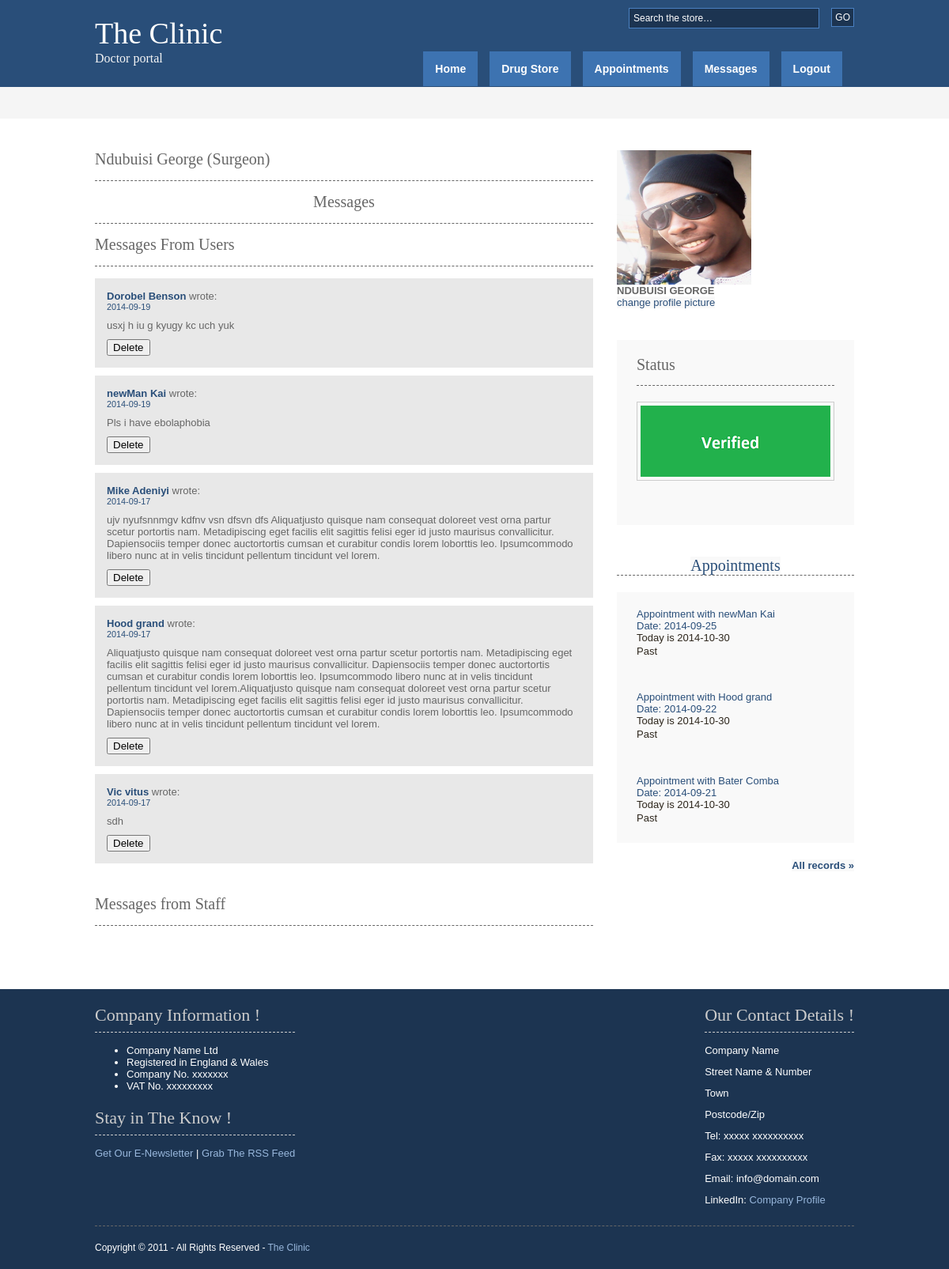
/Enter/doctor/messages.php (signed in), run on the app's committed database.
### tables this page shows
CREATE TABLE IF NOT EXISTS `messagesfromusers` (
  `id` int(9) NOT NULL AUTO_INCREMENT,
  `docId` int(9) NOT NULL,
  `userid` int(9) NOT NULL,
  `message` text NOT NULL,
  `date` date NOT NULL,
  `deleated` varchar(10) NOT NULL DEFAULT 'false',
  PRIMARY KEY (`id`),
  KEY `docId` (`docId`,`userid`),
  KEY `userid` (`userid`)
);

CREATE TABLE IF NOT EXISTS `users` (
  `id` int(9) NOT NULL AUTO_INCREMENT,
  `fname` varchar(20) NOT NULL,
  `lname` varchar(20) NOT NULL,
  `email` varchar(100) NOT NULL,
  `password` varchar(20) NOT NULL,
  `phone` varchar(40) NOT NULL,
  `gender` varchar(9) NOT NULL,
  `userName` varchar(20) NOT NULL,
  `profilepic` varchar(500) NOT NULL DEFAULT 'user/images/boss.jpg',
  `released` varchar(10) NOT NULL DEFAULT 'false',
  PRIMARY KEY (`id`),
  UNIQUE KEY `email` (`email`,`phone`)
);

CREATE TABLE IF NOT EXISTS `doctor` (
  `id` int(9) NOT NULL AUTO_INCREMENT,
  `fname` varchar(20) NOT NULL,
  `lname` varchar(20) NOT NULL,
  `email` varchar(100) NOT NULL,
  `phone` varchar(40) NOT NULL,
  `password` varchar(20) NOT NULL,
  `gender` varchar(9) NOT NULL,
  `verified` varchar(9) NOT NULL,
  `released` varchar(9) NOT NULL,
  `userName` varchar(20) NOT NULL,
  `speciality` int(11) NOT NULL DEFAULT '7',
  `profilepic` varchar(200) NOT NULL DEFAULT 'doctor\\images\\boss.jpg',
  PRIMARY KEY (`id`),
  UNIQUE KEY `email` (`email`,`phone`),
  KEY `speciality` (`speciality`)
);

CREATE TABLE IF NOT EXISTS `appointment` (
  `id` int(9) NOT NULL AUTO_INCREMENT,
  `doctorId` int(9) NOT NULL,
  `userID` int(9) NOT NULL,
  `appointmentdate` date NOT NULL,
  KEY `doctorId` (`doctorId`),
  KEY `userID` (`userID`),
  KEY `id` (`id`)
);

### Enter/doctor/library.php (called while the page is built, shortened)
<?php
 class DataBase{
  public $connect,$to_be_escaped;
 function dbconnect(){
	$this->connect = new mysqli($this::dbhostname,$this::dbusername,$this::dbpassword,$this::dbname);
 }
 public function select_from_db($query){
	 $this->query =$query ;
	$data = array();
	 $rs = $this->connect->query($this->query);
	if ($rs === false){
	trigger_error(''.$this->connect->error, E_USER_ERROR);
	} else{
		$numrows = $rs->num_rows;
		for($i=0; $i<$numrows; $i++){
			 $data[] = $rs->fetch_assoc();
		}
		return $numrows_and_data = array($numrows,$data);
	}
 }
	function getUsername($id){
	$str = "SELECT  `fname` ,  `lname`
				FROM  `users`
				WHERE  `id` = '$id'";
		$ntrue = $this->select_from_db($str);
		$ntrueval = $ntrue[1];
		foreach($ntrueval as $val){
			$firstname = $val['fname'];
			$lstname = $val['lname'];
		}
			return $firstname." ".$lstname;
			}
 }
?>

### Enter/doctor/formessagegetting.php (the view, shortened to what this page needs)
<?php
require_once("library.php");
$dobbyg = new DataBase();
$dobbyg->dbconnect();
$strin2getMessageusers = "SELECT  `id`, `message` ,  `userid` ,  `date`
FROM  `messagesfromusers`
WHERE  `docId` = '$user_id' and `deleated`='false'
ORDER BY  `messagesfromusers`.`date` DESC ";
echo "<h1>Messages From Users</h1>";
$messUsers = $dobbyg->select_from_db("$strin2getMessageusers");
$themess = $messUsers[1];
foreach ($themess as $mes){
			$name = $dobbyg->getUsername($mes['userid']);
			$msg = $mes['message'];
			$dd = $mes['date'];
			$id2 = $mes['id'];
	echo " <li class=\"comment_even\">
            <div class=\"author\"><span class=\"name\"><a href=\"#\"> $name</a></span> <span class=\"wrote\">wrote:</span></div>
            <div class=\"submitdate\"><a href=\"#\">$dd</a></div>
            <p>$msg</p>
			<form  action=\"dper.php\" method=\"POST\" enctype=\"application/x-www-form-urlencoded\" 	name=\"del\">
			    	<input type=\"submit\"   value=\"Delete\" />
            	<input name=\"deltoken\" type=\"hidden\"  value=\"$id2\">
				<input name=\"fromtype\" type=\"hidden\"  value=\"staff\">
				</form>
          </li>";
}
echo "<br /><br /><h1>Messages from Staff </h1>";
?>

### Enter/doctor/rightcol.php (shortened to what this page needs)
 <div id="column">
		<div id="featured">
		<?php
	  require_once("library.php");
	  $dobby2 = new DataBase();
	  $dobby2->dbconnect();
 $queryforpic = "SELECT UPPER(  `fname` ) AS firstname, UPPER(  `lname` ) AS lastname,`profilepic`,`verified`,`released`
FROM  `doctor`
WHERE  `id` = $user_id ";
		$run_querynforpic = $dobby2->select_from_db($queryforpic) ;
		$dataset = $run_querynforpic[1];
			if($queryn_numforpic  = 1){
					foreach($dataset as $runAssocnforpic){
						$prfname = $runAssocnforpic['firstname'];
						$prlname = $runAssocnforpic['lastname'];
						$prpic = $runAssocnforpic['profilepic'];
						$veri = $runAssocnforpic['verified'];
						$release = $runAssocnforpic['released'];
							}
							$fullname = $prfname." ".$prlname ;
							echo	"<div > <img class=\"imageview\"
							src= \"$prpic\" width=\"170\" height=\"170\"  /> <br />
								 <strong>$fullname</strong><br/>
									<a  href=\"changepropic.php\" id =\"buttnav2 \">change profile picture</a>
									</div>";
							}
	  ?>
		</div>
      <div id="featured">
        <ul>
          <li>
            <h2>Status</h2>
			<?php
			 if (($veri == "true") && ($release == "false")){
			 $imagefile = "verified.png";
			 }else if(($veri == "true") && ($release == "true")){
			 $imagefile = "released.png";
			 }else{
			  $imagefile = "notverified.png";
			 }
           echo "<p class=\"imgholder\"><img src=\"images/demo/$imagefile\"  /></p>" ;
		   ?>
            <p>&nbsp;</p>
          </li>
        </ul>
      </div>
      <div class="holder" id="featured">
        <h2 align="center"><a href=""> Appointments </a> </h2>
        <p>&nbsp;</p>
        <ul>
		<?php
			require_once("library.php");
$dobbyg = new DataBase();
$dobbyg->dbconnect();
$strin2getAppointments = "SELECT    `userID` ,  `appointmentdate`
FROM  `appointment`
WHERE  `doctorId` = '$user_id'
ORDER BY  `appointment`.`appointmentdate` DESC
Limit 0,3 ";
$messUsers = $dobbyg->select_from_db("$strin2getAppointments");
$themess = $messUsers[1];
foreach ($themess as $mes){
			$name = $dobbyg->getUsername($mes['userID']);
			$dd = $mes['appointmentdate'];
	echo " <li class=\"comment_even\">
            <div class=\"author\"><span class=\"name\"><a href=\"#\"> Appointment with $name</a></span> </div>
            <div class=\"submitdate\"><a href=\"#\"> Date: $dd</a></div>";
			if(date("Y-m-d") == $dd ){
			echo " Today is ".date('Y-m-d');
			echo " <p color =\"red\"> Today</p>";
		  }elseif(date("Y-m-d") > $dd){
		  echo " Today is ".date('Y-m-d');
		  echo" <p color =\"green\"> Past</p>";
		  }else{
		  echo " Today is ".date('Y-m-d');
		   echo" <p color =\"green\"> Future</p>";
		  }
         echo " </li>";
}
		?>
        </ul>
        <p>&nbsp;</p>
        <p class="readmore"><a href="appointment.php">All records &raquo;</a></p>
      </div>
    </div>

### Enter/doctor/styles/layout.css (style rules this page uses)
body { margin:0; padding:0; font-size:13px; font-family:verdana, Arial, Helvetica, sans-serif; color:#FFFFFF; background-color:#4F473A; }
img { border:0; padding:0; margin:0; }
a { outline:none; text-decoration:none; }
#container h1, #container h2, #container h3, #container h4, #container h5, #container h6 { margin:0 0 15px 0; padding:0 0 15px 0; line-height:normal; font-weight:normal; font-size:20px; font-family:Georgia, "Times New Roman", Times, serif; border-bottom:1px dashed #666666; }
#container a { color:#294E79; background-color:#FFFFFF; }
#comments .commentlist li.comment_odd, #comments .commentlist li.comment_even { margin:0 0 10px 0; padding:15px; list-style:none; }
#comments .commentlist li.comment_even { color:#666666; background-color:#E8E8E8; }
#comments .commentlist li.comment_even a { color:#294E79; background-color:#E8E8E8; }
#comments .commentlist .author .name { font-weight:bold; }
#comments .commentlist .submitdate { font-size:smaller; }
#comments .commentlist p { margin:10px 5px 10px 0; padding:0; font-weight: normal;text-transform: none; }
#column { display:block; float:right; width:300px; }
#column .holder, #column #featured { display:block; width:300px; margin-bottom:40px; }
#column .holder p { line-height:1.6em; }
#column .holder p.readmore { display:block; width:100%; font-weight:bold; text-align:right; line-height:normal; }
#column #featured a { color:#294E79; background-color:#F9F9F9; }
#column #featured ul, #column #featured h2, #column #featured p { margin:0; padding:0; list-style:none; }
#column #featured li { display:block; width:250px; margin:0; padding:20px 25px; color:#2E271D; background-color:#F9F9F9; }
#column #featured li p { line-height:1.6em; }
#column #featured li p.imgholder { display:block; width:240px; height:90px; margin:20px 0 15px 0; padding:4px; border:1px solid #CCCCCC; }
#column #featured li h2 { margin:0; padding:0 0 14px 0; font-size:20px; font-weight:normal; font-family:Georgia, "Times New Roman", Times, serif; color:#666666; background-color:#F9F9F9; line-height:normal; border-bottom:1px dashed #666666; }

### Enter/doctor/styles/forms.css (style rules this page uses)
form, fieldset, legend { margin:0; padding:0; border:none; }

### data on the page
messagesfromusers: userid.lname "Dorobel Benson", date "2014-09-19", message "usxj h iu g kyugy kc uch yuk"
messagesfromusers: userid.lname "newMan Kai", date "2014-09-19", message "Pls i have ebolaphobia"
messagesfromusers: userid.lname "Mike Adeniyi", date "2014-09-17", message "ujv nyufsnnmgv kdfnv vsn dfsvn dfs Aliquatjusto quisque nam consequat doloreet vest orna partur scetur portortis nam. Metadipiscing eget facilis elit sagittis felisi eger id justo maurisus convallicitur. Dapiensociis temper donec auctortortis cumsan et curabitur condis lorem loborttis leo. Ipsumcommodo libero nunc at in velis tincidunt pellentum tincidunt vel lorem."
messagesfromusers: userid.lname "Hood grand", date "2014-09-17", message "Aliquatjusto quisque nam consequat doloreet vest orna partur scetur portortis nam. Metadipiscing eget facilis elit sagittis felisi eger id justo maurisus convallicitur. Dapiensociis temper donec auctortortis cumsan et curabitur condis lorem loborttis leo. Ipsumcommodo libero nunc at in velis tincidunt pellentum tincidunt vel lorem.Aliquatjusto quisque nam consequat doloreet vest orna partur scetur portortis nam. Metadipiscing eget facilis elit sagittis felisi eger id justo maurisus convallicitur. Dapiensociis temper donec auctortortis cumsan et curabitur condis lorem loborttis leo. Ipsumcommodo libero nunc at in velis tincidunt pellentum tincidunt vel lorem."
messagesfromusers: userid.lname "Vic vitus", date "2014-09-17", message "sdh"
doctor: profilepic (picture)
appointment: name "newMan Kai", appointmentdate "2014-09-25"
appointment: name "Hood grand", appointmentdate "2014-09-22"
appointment: userID.lname "Bater Comba", appointmentdate "2014-09-21"

### other printed values
$_SESSION['userlname'] "George"
$Reference "Surgeon"
$fullname "NDUBUISI GEORGE"
